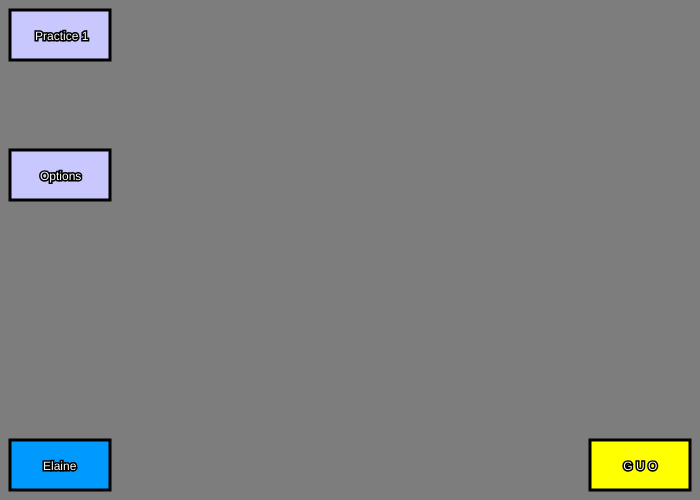
Frame 1 (no input)
Frame 60 (no input): identical to frame 1, image omitted
Frame 120 (the mouse pressed at the canvas centre since frame 60): identical to frame 1, image omitted

The p5.js sketch that drew this single still picture (run headless with seeded random() and noise() and a simulated clock; from frame 60 on, the mouse is pressed at the canvas centre):

// p5.js sketch
// ── sketch.js
var button2X;
var button2Y;
var button4X;
var button4Y;

function setup()
{
  createCanvas(700,500);
  button2X = 10;
  button2Y = 150;
  button4X = 590;
  button4Y = 440;

}

function draw()
{
	background(125,125,125)

	if (mouseX > 10 && mouseX < 10 + 100 && mouseY > 10 && mouseY < 10+50)
	{
		fill(255,200,0);
		stroke(0,0,0);
		strokeWeight(3);
		rect(10,10,100,50);
	}
	else
	{
		fill(200,200,255);
		stroke(0,0,0);
		strokeWeight(3);
		rect(10,10,100,50);
	}

  fill(255,255,255);
	stroke(0,0,0);
	textSize(12);
	text("Practice 1",35,40);

  fill(200,200,255);
	stroke(0,0,0);
	rect(button2X,button2Y,100,50);

//second button
	if (mouseX > button2X && mouseX < button2X + 100 && mouseY > button2Y && mouseY < button2Y+50)
	{
		fill(248,89,255);
		stroke(51,70,190);
		textSize(16);
		text("Options",button2X+30-5,button2Y+30+2);
	}
	else
	{
		fill(255,255,255);
		stroke(0,0,0);
		textSize(12);
		text("Options",button2X+30,button2Y+30);
	}

  //third button

  if (mouseX > 10 && mouseX < 100+10 && mouseY > 430 && mouseY < 100+100+100+100+90)
  {
    fill(0,154,255);
    stroke(255,255,255);
    strokeWeight(5);
    textSize(15);
    rect(10,440,100,50);

  }
  else
  {
    fill(0,154,255);
    stroke(0,0,0);
    strokeWeight(3);
    textSize(12);
    rect(10,440,100,50);
  }

  fill(255,255,255);
  stroke(0,0,0);
  text("Elaine",43,470);

//fourth button
  if (mouseX > button4X && mouseX < 100+100+100+100+100+100+90 && mouseY > button4Y && mouseY < 100+100+100+100+90)
  {
  	fill(102,204,0);
  	stroke(0,0,0);
  	strokeWeight(3);
  	rect(button4X,button4Y,100,50);
  }
  else
  {
  	fill(255,255,0);
  	stroke(0,0,0);
  	strokeWeight(3);
  	rect(button4X,button4Y,100,50);
  }

    fill(255,255,255);
  	stroke(0,0,0);
  	textSize(12);
  	text(" G U O",button4X+30,button4Y+30);

}
